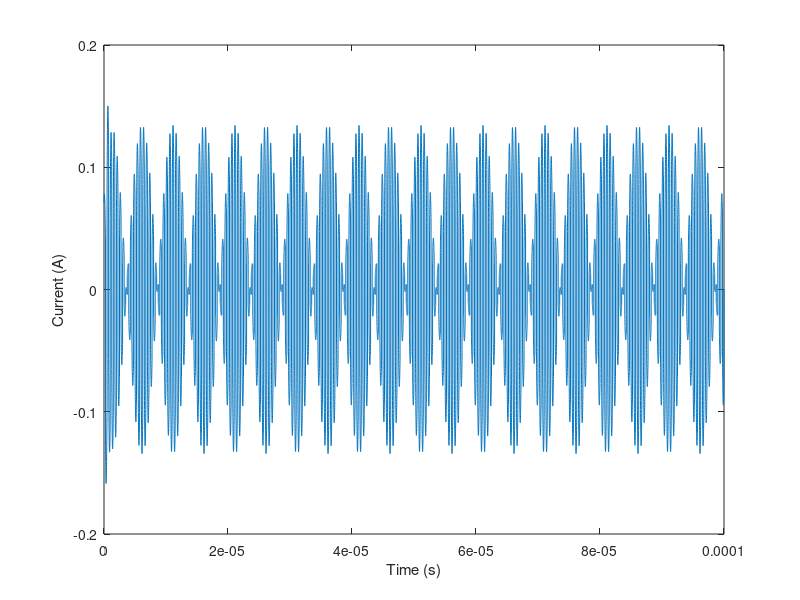
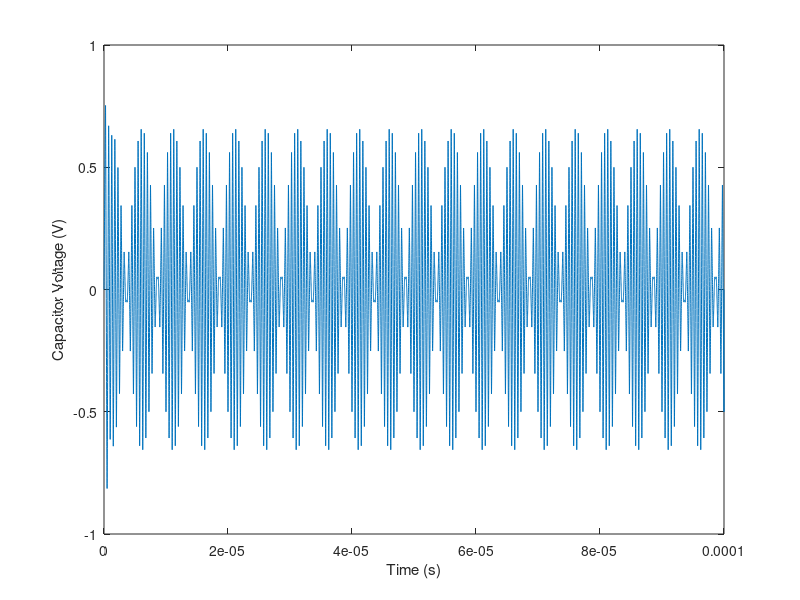
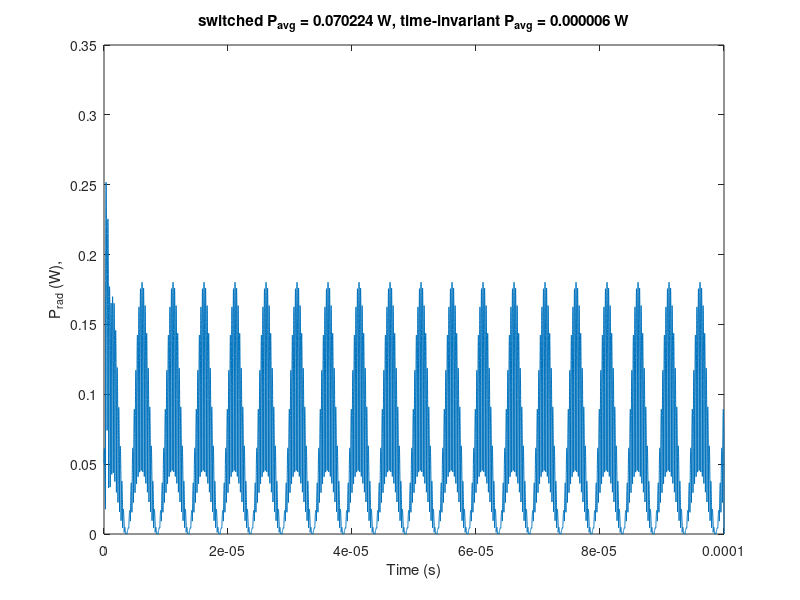
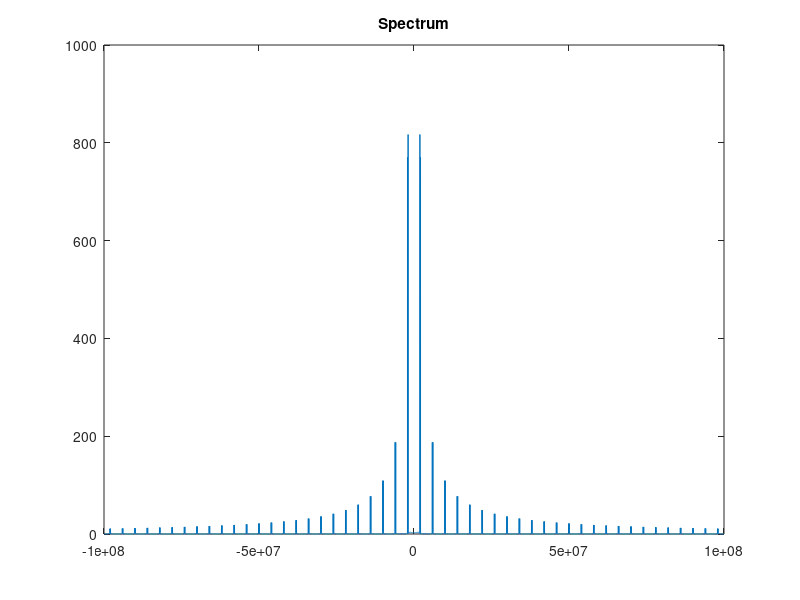

Write MATLAB code to recreate these figures, in order.
clear all
close all

Rs=50;
RL=10;
L=1e-6;
C=22e-9;
alpha=0.5; %duty cycle (less than 1)
vs=1;
w0=1/sqrt(L*C);
wc=2*pi*100e3;
tau = C/(1/Rs+1/RL);
wd = sqrt(w0^2-(1/(2*tau))^2);

T=1/(2e6);
dt=T/100;

%specify simulation time
N=200;

mon=floor(alpha*T/dt);
moff=floor((1-alpha)*T/dt);
m=mon+moff;

t=0:dt:(N*m*dt);
ton = dt*(0:(mon-1));
toff = dt*(0:(moff-1));

%particular (steady-state) solution coefficient

temp = 1/((j*wc*C)*(RL+Rs+j*wc*L+1/(j*wc*C)));
A=abs(temp);
phi = angle(temp);

i = zeros(size(t));
vC = zeros(size(t));

C1p=zeros(1,N);
C2p=zeros(1,N);
C1m=zeros(1,N);
C2m=zeros(1,N);

for n=1:N
    %charging phase (+ state)
    %set constants
    if n==1 %assume initially iL=0 and v=0
        C1p(n) = -A*vs*cos(phi);
        C2p(n) = (1/wd)*(A*vs*cos(phi)/(2*tau)+wc*A*vs*sin(phi));
    else
        C1p(n) = vC((n-1)*m)-A*vs*cos(wc*(n-1)*T+phi);
        C2p(n) = (1/wd)*(i((n-1)*m)/C-C1p(n)/(2*tau)+...
                wc*A*vs*sin(wc*(n-1)*T+phi));
    end
    %fill iL and v for this "on" chunk of time
    vC((1:mon)+(n-1)*m)=exp(-ton/(2*tau)).*(C1p(n)*cos(wd*ton)+C2p(n)*sin(wd*ton))...
        +A*vs*cos(wc*t((1:mon)+(n-1)*m)+phi);
    i((1:mon)+(n-1)*m)=-C*exp(-ton/(2*tau))/(2*tau).*(C1p(n)*cos(wd*ton)+C2p(n)*sin(wd*ton))+...
        C*exp(-ton/(2*tau)).*(-wd*C1p(n)*sin(wd*ton)+wd*C2p(n)*cos(wd*ton))-...
        C*wc*A*vs*sin(wc*t((1:mon)+(n-1)*m)+phi);
    
    %switch flips, changing the sign of Vs
    
    %discharging phase (- state)
    %set constants
    C1m(n) = vC((n-1)*m+mon)+A*vs*cos(wc*(n-1+alpha)*T+phi);
    C2m(n) = (1/wd)*(i((n-1)*m+mon)/C-C1m(n)/(2*tau)-...
        wc*A*vs*sin(wc*(n-1+alpha)*T+phi));
    
    vC((n-1)*m+mon+(1:moff))=exp(-toff/(2*tau)).*(C1m(n)*cos(wd*toff)+C2m(n)*sin(wd*toff))...
        -A*vs*cos(wc*t((n-1)*m+mon+(1:moff))+phi);
    i((n-1)*m+mon+(1:moff))=-C*exp(-toff/(2*tau))/(2*tau).*(C1m(n)*cos(wd*toff)+C2m(n)*sin(wd*toff))+...
        C*exp(-toff/(2*tau)).*(-wd*C1m(n)*sin(wd*toff)+wd*C2m(n)*cos(wd*ton))+...
        C*wc*A*vs*sin(wc*t((n-1)*m+mon+(1:moff))+phi);
end

figure
plot(t, i)
xlabel('Time (s)')
ylabel('Current (A)')

figure
plot(t, vC)
xlabel('Time (s)')
ylabel('Capacitor Voltage (V)')

figure
plot(t, i.^2*RL)
xlabel('Time (s)')
ylabel('P_{rad} (W),')
title(sprintf('switched P_{avg} = %.6f W, time-invariant P_{avg} = %.6f W', mean(i.^2*RL), 0.5*real((abs(vs/(RL+Rs+j*wc*L+1/(j*wc*C))).^2)/RL)))

figure
plot(((0:(length(i)-1))-floor(length(i)/2))/max(t), fftshift(abs(fft(i))))
title('Spectrum')

figure
plot((1:N)*T, C1p, (1:N)*T, C2p)
xlabel('Time (s)')
ylabel('Solution constants (+ state)')

figure
plot((1:N)*T, C1m, (1:N)*T, C2m)
xlabel('Time (s)')
ylabel('Solution constants (- state)')